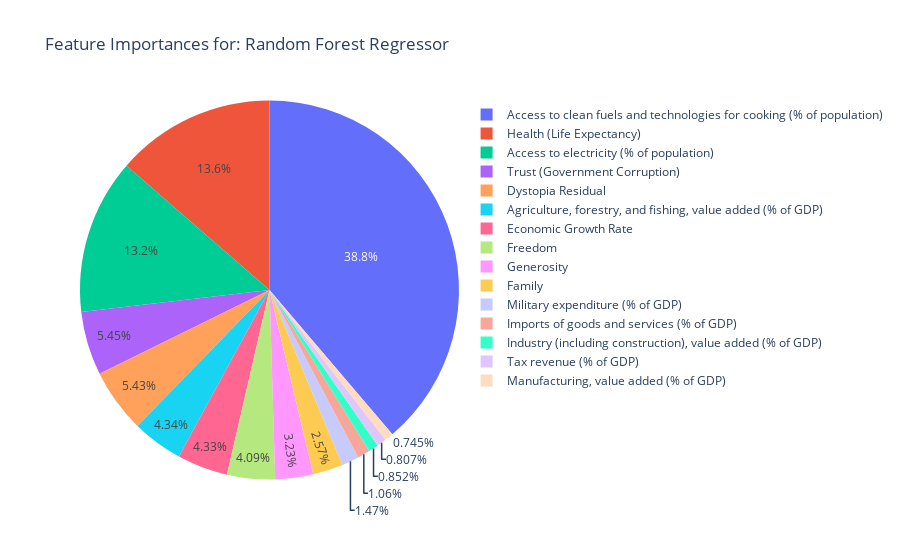

Here is the notebook cell this chart was saved with:
### Code cell
import plotly.express as px

def plot_importances(importances_dict):
    sorted_importances = sorted(importances_dict.items(), key=lambda x: x[1], reverse=True)
    features, importances = zip(*sorted_importances)
    fig = px.pie(values=importances, names=features, title='Feature Importances for: Random Forest Regressor')
    fig.show()

plot_importances(importances_dict)

### Figure 1 — Plotly figure (JSON) as saved in the notebook; plotly's stock layout.template omitted (floating-point values rounded to 4 significant figures)
{"data": [{"domain": {"x": [0, 1], "y": [0, 1]}, "hovertemplate": "label=%{label}<br>value=%{value}<extra></extra>", "labels": ["Access to clean fuels and technologies for cooking (% of population)", "Health (Life Expectancy)", "Access to electricity (% of population)", "Trust (Government Corruption)", "Dystopia Residual", "Agriculture, forestry, and fishing, value added (% of GDP)", "Economic Growth Rate", "Freedom", "Generosity", "Family", "Military expenditure (% of GDP)", "Imports of goods and services (% of GDP)", "Industry (including construction), value added (% of GDP)", "Tax revenue (% of GDP)", "Manufacturing, value added (% of GDP)"], "legendgroup": "", "name": "", "showlegend": true, "type": "pie", "values": [0.3877, 0.1361, 0.1324, 0.05446, 0.05432, 0.04339, 0.04328, 0.04088, 0.03233, 0.02574, 0.01471, 0.01064, 0.008523, 0.008069, 0.007449]}], "layout": {"legend": {"tracegroupgap": 0}, "title": {"text": "Feature Importances for: Random Forest Regressor"}}}
